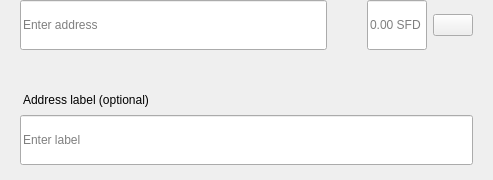
<?xml version="1.0" encoding="UTF-8"?>
<ui version="4.0">
 <class>SendMultiRow</class>
 <widget class="QWidget" name="SendMultiRow">
  <property name="geometry">
   <rect>
    <x>0</x>
    <y>0</y>
    <width>493</width>
    <height>180</height>
   </rect>
  </property>
  <property name="minimumSize">
   <size>
    <width>0</width>
    <height>0</height>
   </size>
  </property>
  <property name="maximumSize">
   <size>
    <width>16777215</width>
    <height>16777215</height>
   </size>
  </property>
  <property name="windowTitle">
   <string>Form</string>
  </property>
  <layout class="QVBoxLayout" name="verticalLayout_3">
   <property name="spacing">
    <number>0</number>
   </property>
   <property name="leftMargin">
    <number>0</number>
   </property>
   <property name="topMargin">
    <number>0</number>
   </property>
   <property name="rightMargin">
    <number>20</number>
   </property>
   <property name="bottomMargin">
    <number>5</number>
   </property>
   <item alignment="Qt::AlignTop">
    <widget class="QWidget" name="widget" native="true">
     <property name="sizePolicy">
      <sizepolicy hsizetype="Expanding" vsizetype="Maximum">
       <horstretch>0</horstretch>
       <verstretch>0</verstretch>
      </sizepolicy>
     </property>
     <property name="minimumSize">
      <size>
       <width>0</width>
       <height>60</height>
      </size>
     </property>
     <property name="maximumSize">
      <size>
       <width>16777215</width>
       <height>85</height>
      </size>
     </property>
     <layout class="QHBoxLayout" name="horizontalLayout" stretch="6,0,2">
      <property name="spacing">
       <number>0</number>
      </property>
      <property name="leftMargin">
       <number>8</number>
      </property>
      <property name="topMargin">
       <number>0</number>
      </property>
      <property name="rightMargin">
       <number>0</number>
      </property>
      <property name="bottomMargin">
       <number>0</number>
      </property>
      <item alignment="Qt::AlignTop">
       <widget class="QStackedWidget" name="stackedAddress">
        <property name="minimumSize">
         <size>
          <width>0</width>
          <height>50</height>
         </size>
        </property>
        <property name="maximumSize">
         <size>
          <width>16777215</width>
          <height>50</height>
         </size>
        </property>
        <widget class="QWidget" name="page_4">
         <property name="sizePolicy">
          <sizepolicy hsizetype="Expanding" vsizetype="Preferred">
           <horstretch>0</horstretch>
           <verstretch>0</verstretch>
          </sizepolicy>
         </property>
         <property name="minimumSize">
          <size>
           <width>0</width>
           <height>50</height>
          </size>
         </property>
         <property name="maximumSize">
          <size>
           <width>16777215</width>
           <height>55</height>
          </size>
         </property>
         <layout class="QVBoxLayout" name="verticalLayout_7">
          <property name="spacing">
           <number>0</number>
          </property>
          <property name="leftMargin">
           <number>12</number>
          </property>
          <property name="topMargin">
           <number>0</number>
          </property>
          <property name="rightMargin">
           <number>0</number>
          </property>
          <property name="bottomMargin">
           <number>0</number>
          </property>
          <item>
           <widget class="QLineEdit" name="lineEditAddress">
            <property name="minimumSize">
             <size>
              <width>0</width>
              <height>50</height>
             </size>
            </property>
            <property name="maximumSize">
             <size>
              <width>16777215</width>
              <height>50</height>
             </size>
            </property>
            <property name="placeholderText">
             <string>Enter address</string>
            </property>
           </widget>
          </item>
         </layout>
        </widget>
        <widget class="QWidget" name="page_3"/>
       </widget>
      </item>
      <item>
       <spacer name="horizontalSpacer_3">
        <property name="orientation">
         <enum>Qt::Horizontal</enum>
        </property>
        <property name="sizeType">
         <enum>QSizePolicy::Fixed</enum>
        </property>
        <property name="sizeHint" stdset="0">
         <size>
          <width>40</width>
          <height>20</height>
         </size>
        </property>
       </spacer>
      </item>
      <item>
       <layout class="QHBoxLayout" name="horizontalLayout_2">
        <property name="spacing">
         <number>6</number>
        </property>
        <item alignment="Qt::AlignTop">
         <widget class="QLineEdit" name="lineEditAmount">
          <property name="sizePolicy">
           <sizepolicy hsizetype="Expanding" vsizetype="Preferred">
            <horstretch>0</horstretch>
            <verstretch>0</verstretch>
           </sizepolicy>
          </property>
          <property name="minimumSize">
           <size>
            <width>0</width>
            <height>50</height>
           </size>
          </property>
          <property name="maximumSize">
           <size>
            <width>16777215</width>
            <height>50</height>
           </size>
          </property>
          <property name="maxLength">
           <number>17</number>
          </property>
          <property name="alignment">
           <set>Qt::AlignLeading|Qt::AlignLeft|Qt::AlignVCenter</set>
          </property>
          <property name="placeholderText">
           <string notr="true">0.00 SFD</string>
          </property>
         </widget>
        </item>
        <item>
         <layout class="QVBoxLayout" name="verticalLayout">
          <property name="topMargin">
           <number>14</number>
          </property>
          <property name="bottomMargin">
           <number>0</number>
          </property>
          <item alignment="Qt::AlignTop">
           <widget class="QPushButton" name="btnMenu">
            <property name="minimumSize">
             <size>
              <width>0</width>
              <height>0</height>
             </size>
            </property>
            <property name="maximumSize">
             <size>
              <width>16777215</width>
              <height>16777215</height>
             </size>
            </property>
            <property name="focusPolicy">
             <enum>Qt::NoFocus</enum>
            </property>
            <property name="text">
             <string/>
            </property>
           </widget>
          </item>
         </layout>
        </item>
       </layout>
      </item>
     </layout>
    </widget>
   </item>
   <item>
    <widget class="QWidget" name="layoutLabel" native="true">
     <property name="minimumSize">
      <size>
       <width>0</width>
       <height>0</height>
      </size>
     </property>
     <property name="maximumSize">
      <size>
       <width>16777215</width>
       <height>16777215</height>
      </size>
     </property>
     <layout class="QVBoxLayout" name="verticalLayout_9">
      <property name="spacing">
       <number>6</number>
      </property>
      <property name="leftMargin">
       <number>20</number>
      </property>
      <property name="topMargin">
       <number>0</number>
      </property>
      <property name="rightMargin">
       <number>0</number>
      </property>
      <property name="bottomMargin">
       <number>10</number>
      </property>
      <item>
       <spacer name="verticalSpacer">
        <property name="orientation">
         <enum>Qt::Vertical</enum>
        </property>
        <property name="sizeType">
         <enum>QSizePolicy::Fixed</enum>
        </property>
        <property name="sizeHint" stdset="0">
         <size>
          <width>20</width>
          <height>20</height>
         </size>
        </property>
       </spacer>
      </item>
      <item>
       <widget class="QLabel" name="labelSubtitleDescription">
        <property name="styleSheet">
         <string notr="true">margin-bottom:2px;
margin-left:0.05px;
padding:0px;</string>
        </property>
        <property name="text">
         <string>Address label (optional)</string>
        </property>
       </widget>
      </item>
      <item>
       <widget class="QLineEdit" name="lineEditDescription">
        <property name="minimumSize">
         <size>
          <width>0</width>
          <height>50</height>
         </size>
        </property>
        <property name="maximumSize">
         <size>
          <width>16777215</width>
          <height>50</height>
         </size>
        </property>
        <property name="placeholderText">
         <string>Enter label</string>
        </property>
       </widget>
      </item>
     </layout>
    </widget>
   </item>
  </layout>
 </widget>
 <resources/>
 <connections/>
</ui>
